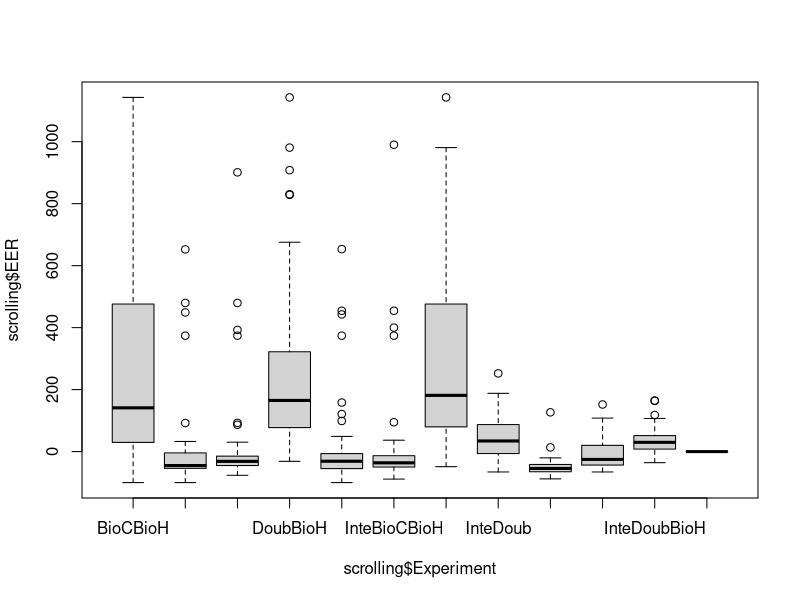
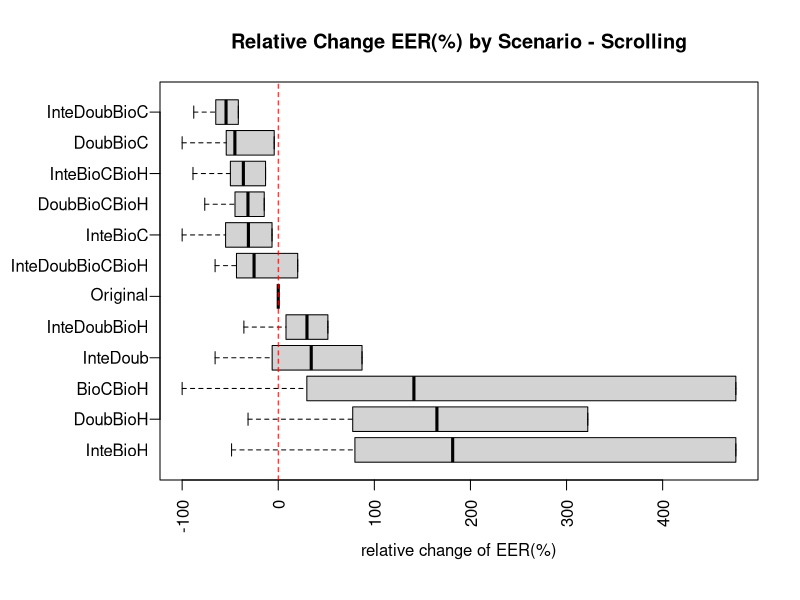

The R source for these figures, in order:
sOriginal<-c(0.0198675497,0.0093582888,0.1181318681,0.0291262136,0.1462264151,0.0208333333,0.0817843866,0.1151832461,0.0869565217,0.2272727273,0.1724137931,0.0796460177,0.3164556962,0.1467889908,0.0751173709,0.1747572816,0.0550458716,0.0847457627,0.1481481481,0.0145985401,0.0485175202,0.0483870968,0.125498008,0.0632183908,0.0402298851,0.0543478261,0.0748031496,0.0895140665,0.1504424779,0.0459770115,0.0833333333,0.0707964602,0.1590214067,0.0068728522,0.0534482759,0.095505618,0.01953125,0.0434782609,0.0689655172,0.1504424779,0.0416666667)
sBioCBioH<-c(0.071953125,0.018572535757063344,0.023496293440634815,0.24509803921568626,0.23148148148148148,0.08158995815899582,0.10074626865671642,0.12203389830508475,0.12958308899500154,0.36354087089381204,0.05373676402885058,0.458903242147923,0.15048598553345388,0.4967250329530846,0.19190500878481523,0.04198473282442748,0.35429447852760737,0.49710982658959535,0.48214285714285715,0.013392857142857142,0.06729862914027747,0.4878048780487805,0.202395528431954,0.4902641238766297,0.5,0.13106796116504854,0.021199273167777106,0.13037202077416724,0.4183973604787969,0.49696382428940566,0.48549742477636215,0.26777882205513787,0.03509734483847906,0.06387076731904318,0.12389162561576354,0.16516059556138213,0.22795807978363758,0.05641025641025641,0.21965317919075145,0.48214285714285715,0.0)
sDoubBioC<-c(0.01,0.05137039385612626,0.044157450465428204,0.00980392156862745,0.07716049382716049,0.01677201103890323,0.061567164179104475,0.061016949152542375,0.16715534333026166,0.11397058823529412,0.07803468208092486,0.08482142857142858,0.11160714285714286,0.07208588957055215,0.05214723926380368,0.08015267175572519,0.41419420528947776,0.40173410404624277,0.06696428571428571,0.004464285714285714,0.029141104294478526,0.2804878048780488,0.08263504939003781,0.03468208092485549,0.008670520231213872,0.03398058252427184,0.024475524475524476,0.09049472016067028,0.07514450867052024,0.023255813953488372,0.07983193277310924,0.06696428571428571,0.06595092024539877,0.0034482758620689655,0.05264416111272095,0.08192090395480225,0.010716700473292765,0.057692307692307696,0.06358381502890173,0.15178571428571427,0.0)
sDoubBioH<-c(0.08309895833333333,0.016564503628549287,0.11632090852870074,0.27040816326530615,0.31877474959235963,0.08793732751713701,0.14515505374680998,0.18811784541662968,0.1633576275446092,0.4152501909854851,0.1782699882346923,0.458903242147923,0.25265596745027125,0.4967250329530846,0.20553587372908208,0.20603275772622842,0.36309738619374127,0.49710982658959535,0.48831569664902996,0.028806047966631908,0.09016420551320424,0.4878048780487805,0.23433643894319986,0.4902641238766297,0.5,0.14407450401013086,0.07586311326468807,0.2024775234180095,0.4314926594710727,0.49696382428940566,0.48359989156953104,0.2676221804511278,0.1563502751591933,0.0639484311898105,0.07602144305998261,0.19297218840715422,0.0440500338066261,0.12798216276477145,0.23410404624277456,0.49192629179331304,0.02857142857142857)
sInteBioC<-c(0.0,0.05078559853448883,0.040025219060469526,0.024509803921568627,0.10185185185185185,0.046060713967773524,0.07649253731343283,0.07457627118644068,0.1729356901510709,0.051470588235294115,0.06936416184971098,0.07142857142857142,0.10714285714285714,0.10122699386503067,0.05178720585270313,0.0916030534351145,0.41467752745269887,0.40173410404624277,0.06696428571428571,0.0,0.024539877300613498,0.2682926829268293,0.08163704539802184,0.03757225433526012,0.008670520231213872,0.043689320388349516,0.038461538461538464,0.07592220670610202,0.03468208092485549,0.029069767441860465,0.06722689075630252,0.0625,0.04141104294478527,0.006896551724137931,0.07968704723268619,0.0903954802259887,0.0504394861392833,0.021794871794871794,0.031791907514450865,0.12946428571428573,0.0)
sInteBioH<-c(0.079765625,0.01773409427182414,0.11356608759206162,0.25,0.31551362683438156,0.12995637852755274,0.17562446833191556,0.20706362587629779,0.18358884141744158,0.39686783804430864,0.18711954575681622,0.458903242147923,0.2405628390596745,0.49693251533742333,0.21176445174112157,0.23690061513377308,0.3646311285250296,0.4988047418438326,0.4852292768959436,0.020692127215849843,0.0842152696244605,0.4878048780487805,0.23653332313009762,0.4884393063583815,0.5,0.17823976361333896,0.10778591487252905,0.1971074639511713,0.42349992326973246,0.49696382428940566,0.48359989156953104,0.26323621553884713,0.11537150647580095,0.0612457284871078,0.0995508548246885,0.19893404501045667,0.06443542934415145,0.0838907469342252,0.22897962530234084,0.4848024316109423,0.02142857142857143)
sInteDoub<-c(0.01390625,0.008032128514056224,0.10645013613473725,0.0545218087234894,0.32660726764500353,0.07339980414849105,0.1511677364472972,0.15574585145088293,0.12578537320934907,0.2128533231474408,0.15939434242160724,0.098879179331307,0.42506781193490056,0.2509112951782721,0.08878423917739567,0.2157414955903061,0.08549002423055112,0.1258841971196238,0.14247134038800707,0.0072992700729927005,0.06004745919666628,0.12809876049580168,0.15848654129440798,0.08289734610353994,0.017740340736233647,0.15650063317855634,0.07301360057265568,0.14418746959973638,0.19621208245946084,0.10439276485788113,0.05082678232583356,0.05325814536340852,0.13356859028712986,0.011245728487107797,0.09776151840046363,0.18487217904298156,0.041176470588235294,0.08528428093645485,0.14023490345590947,0.34014057750759874,0.014285714285714285)
sDoubBioCBioH<-c(0.016432291666666668,0.012210244486718806,0.06495514380486551,0.05612244897959184,0.06734800838574423,0.01691444849995549,0.06234049957466553,0.05514242612476706,0.07328753734885929,0.12504774637127578,0.1060156529745767,0.06329154002026342,0.1181622965641953,0.07208588957055215,0.05108154036694605,0.10646261024234789,0.27115662215806563,0.40173410404624277,0.06591710758377425,0.014598540145985401,0.03322970581912589,0.2804878048780488,0.07325923233405393,0.03468208092485549,0.009469120778825677,0.026013085690164625,0.042866582236660976,0.06648439583889038,0.05969614814056985,0.0315891472868217,0.056925996204933584,0.044407894736842105,0.08408565680748832,0.007952780366573469,0.09971747319617502,0.0758966195336642,0.19553752535496957,0.045930880713489414,0.046242774566473986,0.12851443768996962,0.02857142857142857)
sInteBioCBioH<-c(0.009765625,0.012795039808356234,0.05928487097318266,0.025510204081632654,0.08278010715117633,0.025460696163090893,0.07399853066274843,0.06823143136036916,0.06509173159085196,0.05992169595110772,0.12064555731750984,0.04188829787234043,0.11239828209764918,0.10122699386503067,0.050361473544744954,0.11131697917438672,0.27527452698870963,0.40173410404624277,0.05869708994708995,0.0072992700729927005,0.03188199692424719,0.2682926829268293,0.07904797433886221,0.03757225433526012,0.004534910252509888,0.04717180244829042,0.06255162160673972,0.06418182103462884,0.0423551076781421,0.034366925064599485,0.03361344537815126,0.03555764411027569,0.06900177897484497,0.00697421559490525,0.10404955085482469,0.06064082155008271,0.21291413116970925,0.021906354515050165,0.026667486574017137,0.1293693009118541,0.02142857142857143)
sInteDoubBioC<-c(0.00390625,0.0033467202141900937,0.05548594880691356,0.015306122448979591,0.095125786163522,0.014822398290750466,0.041093109581625556,0.08116958026444228,0.03040965066599648,0.07682391138273491,0.1060156529745767,0.036379179331306986,0.10103978300180833,0.05612601910465249,0.03356951525101529,0.13940561772771068,0.03180904263545909,0.04954443029293622,0.03979276895943562,0.0072992700729927005,0.02630512790832272,0.01834266293482607,0.07665021394909861,0.027984051305852076,0.009069820505019775,0.020578303081468973,0.04154506910412422,0.059831641378877504,0.045923065118420384,0.005555555555555556,0.01301165627541339,0.026472431077694234,0.044611535072405936,0.0026250388319353835,0.06070704143726456,0.037979523675749916,0.044286680189317106,0.021181716833890744,0.033298487270938384,0.10799772036474163,0.014285714285714285)
sInteDoubBioH<-c(0.021718750000000002,0.007024589586415839,0.11768627167513995,0.04591836734693878,0.29373398555788494,0.0549274459182765,0.113641636377697,0.16341290265329667,0.12496160397643183,0.2598357524828113,0.22395007417259194,0.10505319148936171,0.26570976491862563,0.2509112951782721,0.08004982862409632,0.2236715333876825,0.08622467391864722,0.1258841971196238,0.12973985890652556,0.010948905109489052,0.05702544937410084,0.12809876049580168,0.14751646866012386,0.08289734610353994,0.031696836020687555,0.07745884339383706,0.09644292715158856,0.11225346366874303,0.16256586014629903,0.07428940568475452,0.05353754404987802,0.06195175438596491,0.2002302691738574,0.010422491456974216,0.06210518690234715,0.14356837406748446,0.04259634888438134,0.06337792642140469,0.1315643832246956,0.3114551671732523,0.03571428571428571)
sInteDoubBioCBioH<-c(0.008619791666666668,0.004685408299866131,0.05945754925346762,0.01020408163265306,0.10584090379687863,0.035742900382800674,0.08441922511793365,0.08365427278374302,0.07376225182206585,0.15550993124522536,0.10005626886285743,0.03020516717325228,0.14455244122965644,0.24079754601226994,0.05540194130015265,0.13629289261098348,0.07313630973861937,0.0953757225433526,0.0865299823633157,0.0072992700729927005,0.04508210275660212,0.12195121951219512,0.1269489774444721,0.06829880595755453,0.016095603894128382,0.05883284086112284,0.04329332085237597,0.06698256790045973,0.18090439408665404,0.029069767441860465,0.04852263486039577,0.0400219298245614,0.06797512760403678,0.008620689655172414,0.06460446247464503,0.12423135749289885,0.04063556457065585,0.04085841694537347,0.12269913499774525,0.301766717325228,0.014285714285714285)

sBioCBioH<-((sBioCBioH-sOriginal)/sOriginal)*100
sDoubBioC<-((sDoubBioC-sOriginal)/sOriginal)*100
sDoubBioH<-((sDoubBioH-sOriginal)/sOriginal)*100
sInteBioC<-((sInteBioC-sOriginal)/sOriginal)*100
sInteBioH<-((sInteBioH-sOriginal)/sOriginal)*100
sInteDoub<-((sInteDoub-sOriginal)/sOriginal)*100
sDoubBioCBioH<-((sDoubBioCBioH-sOriginal)/sOriginal)*100
sInteBioCBioH<-((sInteBioCBioH-sOriginal)/sOriginal)*100
sInteDoubBioH<-((sInteDoubBioH-sOriginal)/sOriginal)*100
sInteDoubBioC<-((sInteDoubBioC-sOriginal)/sOriginal)*100
sInteDoubBioCBioH<-((sInteDoubBioCBioH-sOriginal)/sOriginal)*100
sOriginal<-((sOriginal-sOriginal)/sOriginal)*100


scrolling<-matrix(c(sOriginal,sBioCBioH,sDoubBioC,sDoubBioH,sInteBioC,sInteBioH,sInteDoub,sDoubBioCBioH,sInteBioCBioH,sInteDoubBioH,sInteDoubBioC,sInteDoubBioCBioH),nrow=492)

ex0=rep('Original',41)
ex1=rep('BioCBioH',41)
ex2=rep('DoubBioC',41)
ex3=rep('DoubBioH',41)
ex4=rep('InteBioC',41)
ex5=rep('InteBioH',41)
ex6=rep('InteDoub',41)
ex7=rep('DoubBioCBioH',41)
ex8=rep('InteBioCBioH',41)
ex9=rep('InteDoubBioH',41)
ex10=rep('InteDoubBioC',41)
ex11=rep('InteDoubBioCBioH',41)
ex<-c(ex0,ex1,ex2,ex3,ex4,ex5,ex6,ex7,ex8,ex9,ex10,ex11)

scrolling<-data.frame(EER=scrolling,Experiment=ex)


r<-tapply(scrolling$EER, scrolling$Experiment, median)
x<-boxPlotWithoutWiskers<-boxplot(scrolling$EER ~ scrolling$Experiment)#,at=rank(-r),main="Relative Change EER(%) by Experiment - Scrolling",xlab="relative change of EER(%)", col = "lightgray",yaxt = "n",outline=FALSE,horizontal=TRUE)

boxPlotWithoutWiskers$stats[5,]<-boxPlotWithoutWiskers$stats[4,]

par(mar=c(6,8,4.1,2.1),mgp=c(3,1,0))
bxp(boxPlotWithoutWiskers,boxfill = "lightgray",at=rank(-r),main="Relative Change EER(%) by Scenario - Scrolling",xlab="relative change of EER(%)",las=3,outline=FALSE,yaxt = "n",horizontal=TRUE)

abline(v=0, col = "red", lty = 2) 
axis(2, labels = FALSE)
text(y =  rank(-r), x = par("usr")[1]-12,  adj = 1,
     labels = x$names, xpd = TRUE)



